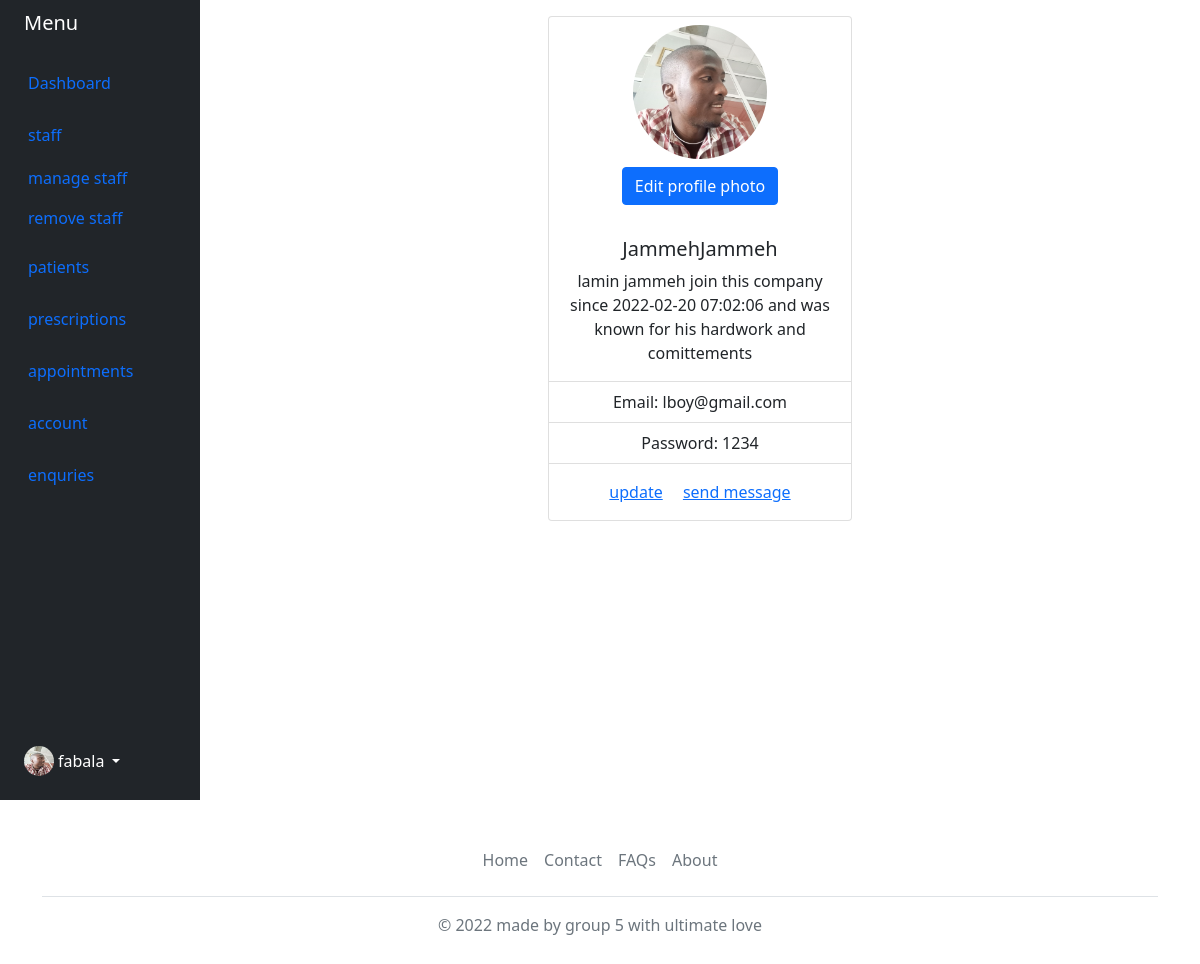
The app's page /admin/index.php?req=list_staff&id=28 with its own data.
### tables this page shows
CREATE TABLE `staff` (
  `id` int(11) NOT NULL,
  `fname` varchar(70) DEFAULT NULL,
  `lname` varchar(70) DEFAULT NULL,
  `username` varchar(70) NOT NULL,
  `password` varchar(200) NOT NULL,
  `email` varchar(100) DEFAULT NULL,
  `specialization` varchar(70) DEFAULT NULL,
  `salary` decimal(10,2) DEFAULT NULL,
  `enroll_date` datetime NOT NULL,
  `profilePhoto` varchar(2080) NOT NULL DEFAULT './images/myPic-min.jpg'
);

### admin/staff/staffProfile.php (the view, shortened to what this page needs)
<?php
$staff = [];
try {
    require_once $_SERVER['DOCUMENT_ROOT'] . '/hospitalManagementSystem/views/partial/databaseConnection.php';
    $id = $_GET['id'];
    $pdo->beginTransaction();
    $statement = $pdo->prepare("
    SELECT * FROM staff
    WHERE id = :id
    ");
    $statement->bindValue(':id', $id);
    $statement->execute();
    $staff = $statement->fetch(PDO::FETCH_ASSOC);
} catch (\Throwable $th) {
    echo 'Error: ' . $th->getMessage();
}
?>
<div class="d-flex justify-content-center">
    <div class="card text-center" style="width:19rem;">
        <img src="./images/myPic-min.jpg" class="card-img-top rounded-circle" alt="...">
        <p>
            <button class="btn btn-primary" type="button" data-bs-toggle="collapse" data-bs-target="#collapseExample" aria-expanded="false" aria-controls="collapseExample">
                Edit profile photo
            </button>
        </p>
        <div class="card-body">
            <h5 class="card-title"><?php echo $staff['username'] ?></h5>
            <p class="card-text">
                <?php echo $staff['fname'] . ' ' . $staff['lname'] . ' join this company since ' . $staff['enroll_date'] . ' and was known for his hardwork and comittements'
                ?>
            </p>
        </div>
        <ul class="list-group list-group-flush">
            <li class="list-group-item">
                Email: <?php echo $staff['email'] ?>
            </li>
            <li class="list-group-item">
                Password: <?php echo $staff['password'] ?>
            </li>
        </ul>
        <div class="card-body">
            <a href="index.php?req=upd&id=<?php echo $_GET['id'] ?>" class="card-link">update</a>
            <a href="#" class="card-link">send message</a>
        </div>
    </div>
</div>

### admin/staff/staffProfile.php (style rules this page uses)
.card-img-top { width: 150px; height: 150px; object-fit: cover; margin: 0 auto; padding: 8px; }

### records on screen
staff: username "JammehJammeh", fname "lamin", lname "jammeh", enroll_date "2022-02-20 07:02:06", email "lboy@gmail.com", password "1234"
